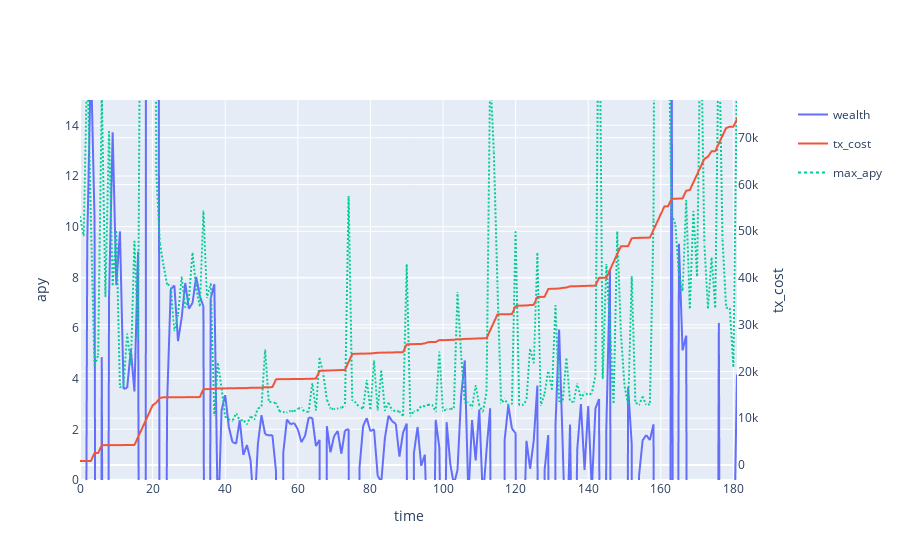

Here is the notebook cell this chart was saved with:
### Code cell
backtest['pnl']["tx_cost"].iloc[0] = 0.001
cum_tx_cost = backtest['pnl']["tx_cost"].cumsum()
apy = (backtest['pnl']['wealth'] / backtest['pnl']['wealth'].shift(1) -1)*365/1*100
max_apy = backtest['full_apy'].max(axis=1)*100*(1-parameter_grid["base_buffer"])
max_apy.name = 'max_apy'

subfig = make_subplots(specs=[[{"secondary_y": True}]])

# create two independent figures with px.line each containing data from multiple columns
fig = px.line(apy,render_mode="webgl",)
fig3 = px.line(max_apy, render_mode="webgl")
fig3.update_traces(line={"dash": 'dot'})
fig2 = px.line(cum_tx_cost, render_mode="webgl",)
fig2.update_traces(yaxis="y2")
subfig.add_traces(fig.data + fig2.data + fig3.data)
subfig.layout.xaxis.title = "time"
subfig.layout.yaxis.title = "apy"
subfig.layout.yaxis.range = [0, 15]
subfig.layout.yaxis2.title = "tx_cost"

# recoloring is necessary otherwise lines from fig und fig2 would share each color
# e.g. Linear-, Log- = blue; Linear+, Log+ = red... we don't want this
subfig.for_each_trace(lambda t: t.update(line=dict(color=t.marker.color)))
subfig.show()

print(filename)
apy.mean()

### Figure 1 — Plotly figure (JSON) as saved in the notebook; plotly's stock layout.template omitted (floating-point values rounded to 4 significant figures; data arrays with more than 128 entries replaced by an {"elided": "..."} marker saying what was removed)
{"data": [{"hovertemplate": "variable=wealth<br>index=%{x}<br>value=%{y}<extra></extra>", "legendgroup": "wealth", "line": {"dash": "solid"}, "marker": {"symbol": "circle"}, "mode": "lines", "name": "wealth", "showlegend": true, "type": "scattergl", "x": {"elided": "182 int values"}, "xaxis": "x", "y": {"elided": "182 float values"}, "yaxis": "y"}, {"hovertemplate": "variable=tx_cost<br>index=%{x}<br>value=%{y}<extra></extra>", "legendgroup": "tx_cost", "line": {"dash": "solid"}, "marker": {"symbol": "circle"}, "mode": "lines", "name": "tx_cost", "showlegend": true, "type": "scattergl", "x": {"elided": "182 int values"}, "xaxis": "x", "y": {"elided": "182 float values"}, "yaxis": "y2"}, {"hovertemplate": "variable=max_apy<br>index=%{x}<br>value=%{y}<extra></extra>", "legendgroup": "max_apy", "line": {"dash": "dot"}, "marker": {"symbol": "circle"}, "mode": "lines", "name": "max_apy", "showlegend": true, "type": "scattergl", "x": {"elided": "182 int values"}, "xaxis": "x", "y": {"elided": "182 float values"}, "yaxis": "y"}], "layout": {"xaxis": {"anchor": "y", "domain": [0, 0.94], "title": {"text": "time"}}, "yaxis": {"anchor": "x", "domain": [0, 1], "range": [0, 15], "title": {"text": "apy"}}, "yaxis2": {"anchor": "x", "overlaying": "y", "side": "right", "title": {"text": "tx_cost"}}}}
